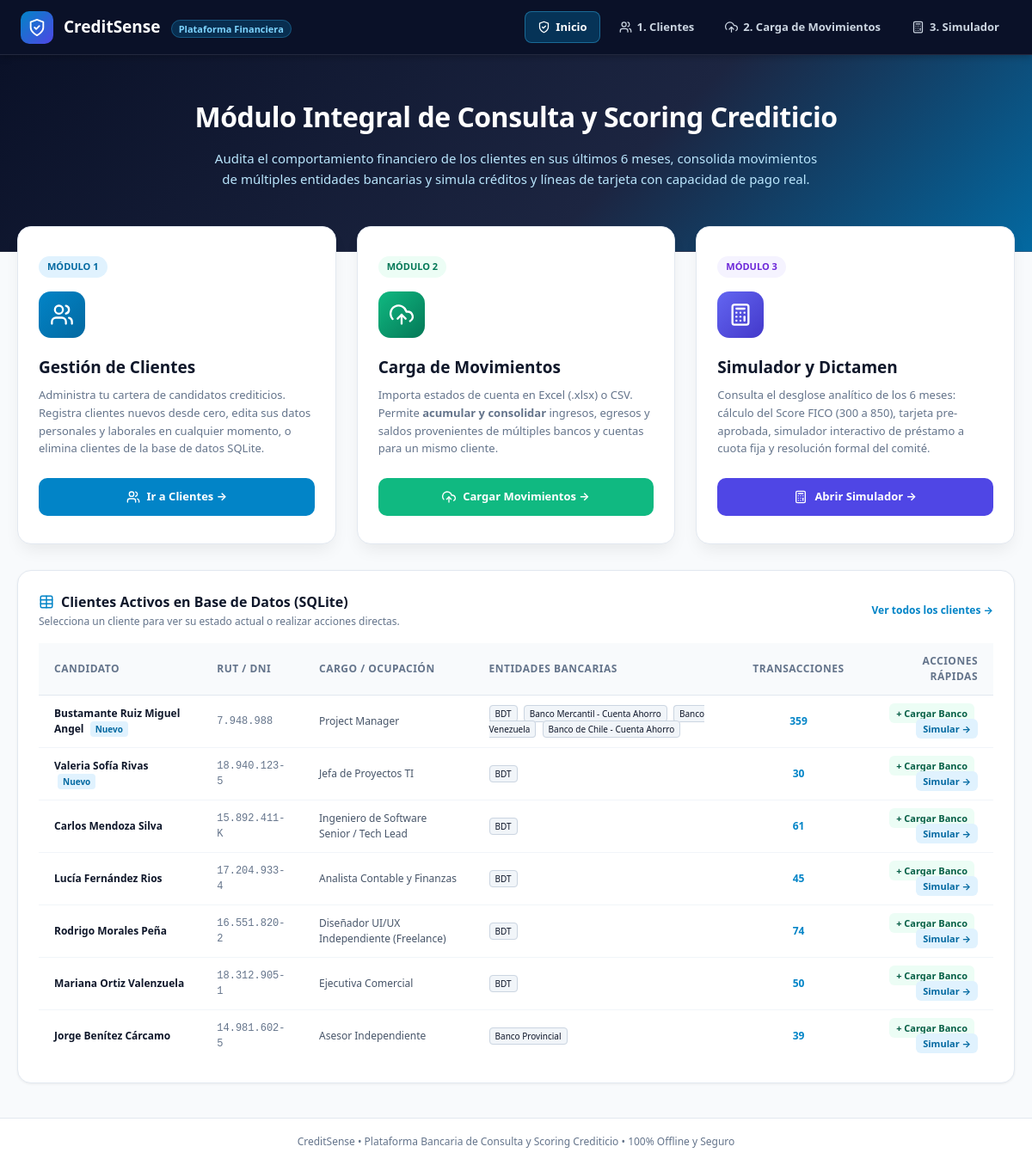
The page / on the database its author committed.
### tables this page shows
CREATE TABLE clientes (
        id TEXT PRIMARY KEY,
        perfil_key TEXT UNIQUE NOT NULL,
        nombre TEXT NOT NULL,
        rut_dni TEXT NOT NULL,
        ocupacion TEXT NOT NULL,
        empresa TEXT,
        tipo_contrato TEXT,
        antiguedad_laboral_anios REAL,
        antiguedad_bancaria_meses INTEGER,
        avatar TEXT,
        etiqueta_perfil TEXT,
        es_personalizado INTEGER DEFAULT 0,
        fecha_creacion TEXT
    );

### app.py (the view)
@app.route('/')
def home_portal():
    candidates = get_all_clients()
    return render_template('index.html', candidates=candidates)

### backend/database.py (called while the page is built)
def get_db_connection():
    conn = sqlite3.connect(DB_PATH)
    conn.row_factory = sqlite3.Row
    return conn

### templates/index.html (shortened to what this page needs)
<!DOCTYPE html>
<html lang="es">
<head>
  <link rel="stylesheet" href="/static/css/style.css">
</head>
<body>
  <header class="nav-bar">
    <div style="display:flex; align-items:center; gap:12px;">
      <div style="width:38px; height:38px; border-radius:10px; background:linear-gradient(135deg, #0284c7 0%, #4f46e5 100%); display:flex; align-items:center; justify-content:center; color:#fff;">
        <span data-icon="shield-check" style="width:22px; height:22px;"></span>
      </div>
      <div>
        <span style="font-size:19px; font-weight:800; color:#fff;">CreditSense</span>
        <span style="font-size:11px; background:rgba(2,132,199,0.25); color:#7dd3fc; border:1px solid rgba(56,189,248,0.3); padding:2px 8px; border-radius:999px; margin-left:8px; font-weight:600;">
          Plataforma Financiera
        </span>
      </div>
    </div>
    <nav class="nav-links">
      <a href="/" class="nav-link active">
        <span data-icon="shield-check" style="width:15px; height:15px;"></span> Inicio
      </a>
      <a href="/clientes" class="nav-link">
        <span data-icon="users" style="width:15px; height:15px;"></span> 1. Clientes
      </a>
      <a href="/carga-movimientos" class="nav-link">
        <span data-icon="upload-cloud" style="width:15px; height:15px;"></span> 2. Carga de Movimientos
      </a>
      <a href="/simulador" class="nav-link">
        <span data-icon="calculator" style="width:15px; height:15px;"></span> 3. Simulador
      </a>
    </nav>
  </header>
  <section class="hero-banner">
    <div class="hero-container">
      <h1 class="hero-title">Módulo Integral de Consulta y Scoring Crediticio</h1>
      <p class="hero-subtitle">
        Audita el comportamiento financiero de los clientes en sus últimos 6 meses, consolida movimientos de múltiples entidades bancarias y simula créditos y líneas de tarjeta con capacidad de pago real.
      </p>
    </div>
  </section>
  <main class="main-grid-container">
    <div class="modules-grid">
      <div class="module-card">
        <div>
          <span class="module-badge badge-blue">Módulo 1</span>
          <div class="module-icon-box icon-box-blue">
            <span data-icon="users" style="width:28px; height:28px;"></span>
          </div>
          <h2 class="module-title">Gestión de Clientes</h2>
          <p class="module-desc">
            Administra tu cartera de candidatos crediticios. Registra clientes nuevos desde cero, edita sus datos personales y laborales en cualquier momento, o elimina clientes de la base de datos SQLite.
          </p>
        </div>
        <a href="/clientes" class="btn-module btn-blue">
          <span data-icon="users" style="width:16px; height:16px;"></span>
          Ir a Clientes →
        </a>
      </div>
      <div class="module-card">
        <div>
          <span class="module-badge badge-emerald">Módulo 2</span>
          <div class="module-icon-box icon-box-emerald">
            <span data-icon="upload-cloud" style="width:28px; height:28px;"></span>
          </div>
          <h2 class="module-title">Carga de Movimientos</h2>
          <p class="module-desc">
            Importa estados de cuenta en Excel (.xlsx) o CSV. Permite <strong>acumular y consolidar</strong> ingresos, egresos y saldos provenientes de múltiples bancos y cuentas para un mismo cliente.
          </p>
        </div>
        <a href="/carga-movimientos" class="btn-module btn-emerald">
          <span data-icon="upload-cloud" style="width:16px; height:16px;"></span>
          Cargar Movimientos →
        </a>
      </div>
      <div class="module-card">
        <div>
          <span class="module-badge badge-purple">Módulo 3</span>
          <div class="module-icon-box icon-box-purple">
            <span data-icon="calculator" style="width:28px; height:28px;"></span>
          </div>
          <h2 class="module-title">Simulador y Dictamen</h2>
          <p class="module-desc">
            Consulta el desglose analítico de los 6 meses: cálculo del Score FICO (300 a 850), tarjeta pre-aprobada, simulador interactivo de préstamo a cuota fija y resolución formal del comité.
          </p>
        </div>
        <a href="/simulador" class="btn-module btn-purple">
          <span data-icon="calculator" style="width:16px; height:16px;"></span>
          Abrir Simulador →
        </a>
      </div>
    </div>
    <div class="recent-section">
      <div class="recent-header">
        <div>
          <h3 style="font-size:16px; font-weight:800; color:var(--text-main); display:flex; align-items:center; gap:8px;">
            <span data-icon="table" style="width:18px; height:18px; color:var(--accent-sky);"></span>
            Clientes Activos en Base de Datos (SQLite)
          </h3>
          <p style="font-size:12px; color:var(--text-muted); margin-top:2px;">
            Selecciona un cliente para ver su estado actual o realizar acciones directas.
          </p>
        </div>
        <a href="/clientes" style="font-size:12px; font-weight:700; color:var(--accent-sky); text-decoration:none;">
          Ver todos los clientes →
        </a>
      </div>
      <div style="overflow-x:auto;">
        <table class="modern-table" style="font-size:12px;">
          <thead>
            <tr>
              <th>Candidato</th>
              <th>RUT / DNI</th>
              <th>Cargo / Ocupación</th>
              <th>Entidades Bancarias</th>
              <th class="text-center">Transacciones</th>
              <th class="text-right">Acciones Rápidas</th>
            </tr>
          </thead>
          <tbody id="quickClientsTable">
            {% for c in candidates %}
            <tr>
              <td style="font-weight:700;">
                {{ c.client_info.nombre }}
                {% if c.client_info.es_personalizado %}
                  <span style="font-size:10px; background:#e0f2fe; color:#0369a1; padding:2px 6px; border-radius:4px; margin-left:4px;">Nuevo</span>
                {% endif %}
              </td>
              <td style="font-family:monospace; color:#64748b;">{{ c.client_info.rut_dni }}</td>
              <td style="color:#475569;">{{ c.client_info.ocupacion }}</td>
              <td>
                {% for b in c.client_info.bancos %}
                  <span style="font-size:10px; background:#f1f5f9; border:1px solid #cbd5e1; padding:2px 6px; border-radius:4px; margin-right:4px;">{{ b }}</span>
                {% endfor %}
              </td>
              <td class="text-center" style="font-weight:700; color:#0284c7;">{{ c.total_transacciones }}</td>
              <td class="text-right">
                <a href="/carga-movimientos?client_id={{ c.client_info.id }}" style="font-size:11px; padding:4px 8px; border-radius:6px; background:#ecfdf5; color:#065f46; font-weight:700; text-decoration:none; margin-right:4px;">
                  + Cargar Banco
                </a>
                <a href="/simulador?client={{ c.perfil_key }}" style="font-size:11px; padding:4px 8px; border-radius:6px; background:#e0f2fe; color:#0369a1; font-weight:700; text-decoration:none;">
                  Simular →
                </a>
              </td>
            </tr>
            {% endfor %}
          </tbody>
        </table>
      </div>
    </div>
  </main>
  <footer style="background:#fff; border-top:1px solid #e2e8f0; padding:18px; text-align:center; font-size:12px; color:#64748b; margin-top:auto;">
    CreditSense • Plataforma Bancaria de Consulta y Scoring Crediticio • 100% Offline y Seguro
  </footer>
</body>
</html>

### static/css/style.css (style rules this page uses)
:root { --primary-dark: #0a1128; --primary-navy: #1c2541; --accent-sky: #0284c7; --accent-sky-hover: #0369a1; --accent-sky-light: #e0f2fe; --accent-indigo: #4f46e5; --accent-indigo-light: #eef2ff; --success-bg: #ecfdf5; --success-border: #a7f3d0; --success-text: #065f46; --success-solid: #10b981; --warning-bg: #fffbeb; --warning-border: #fde68a; --warning-text: #92400e; --warning-solid: #f59e0b; --danger-bg: #fff1f2; --danger-border: #fecdd3; --danger-text: #9f1239; --danger-solid: #f43f5e; --bg-page: #f8fafc; --bg-card: #ffffff; --border-card: #e2e8f0; --border-subtle: #f1f5f9; --text-main: #0f172a; --text-muted: #64748b; --text-subtle: #94a3b8; --shadow-sm: 0 1px 2px 0 rgba(0, 0, 0, 0.05); --shadow-md: 0 4px 6px -1px rgba(0, 0, 0, 0.08), 0 2px 4px -2px rgba(0, 0, 0, 0.05); --shadow-lg: 0 10px 15px -3px rgba(0, 0, 0, 0.08), 0 4px 6px -4px rgba(0, 0, 0, 0.04); --shadow-xl: 0 20px 25px -5px rgba(0, 0, 0, 0.1), 0 8px 10px -6px rgba(0, 0, 0, 0.04); --radius-sm: 8px; --radius-md: 12px; --radius-lg: 16px; --radius-full: 9999px; --font-sans: system-ui, -apple-system, BlinkMacSystemFont, "Segoe UI", Roboto, Oxygen, Ubuntu, Cantarell, "Helvetica Neue", sans-serif; --font-mono: ui-monospace, SFMono-Regular, Menlo, Monaco, Consolas, "Liberation Mono", "Courier New", monospace; }
*, *::before, *::after { box-sizing: border-box; margin: 0; padding: 0; }
body { font-family: var(--font-sans); background-color: var(--bg-page); color: var(--text-main); line-height: 1.5; -webkit-font-smoothing: antialiased; min-height: 100vh; display: flex; flex-direction: column; }
.modern-table { width: 100%; border-collapse: collapse; text-align: left; font-size: 12px; }
.modern-table thead { background: var(--bg-page); color: var(--text-muted); font-weight: 700; text-transform: uppercase; letter-spacing: 0.5px; border-bottom: 1px solid var(--border-card); }
.modern-table th, .modern-table td { padding: 12px 18px; }
.modern-table tbody tr { border-bottom: 1px solid var(--border-subtle); transition: background 0.1s ease; }
.modern-table tbody tr:last-child { border-bottom: none; }
.text-right { text-align: right; }
.text-center { text-align: center; }

### rows shown on the page
clientes: client_info.nombre "Bustamante Ruiz Miguel Angel", es_personalizado "Nuevo", client_info.rut_dni "7.948.988", client_info.ocupacion "Project Manager", bancos "BDT" "Banco Mercantil - Cuenta Ahorro" "Banco Venezuela" "Banco de Chile - Cuenta Ahorro", total_transacciones "359"
clientes: client_info.nombre "Valeria Sofía Rivas", es_personalizado "Nuevo", client_info.rut_dni "18.940.123-5", client_info.ocupacion "Jefa de Proyectos TI", bancos "BDT", total_transacciones "30"
clientes: client_info.nombre "Carlos Mendoza Silva", client_info.rut_dni "15.892.411-K", client_info.ocupacion "Ingeniero de Software Senior / Tech Lead", bancos "BDT", total_transacciones "61"
clientes: client_info.nombre "Lucía Fernández Rios", client_info.rut_dni "17.204.933-4", client_info.ocupacion "Analista Contable y Finanzas", bancos "BDT", total_transacciones "45"
clientes: client_info.nombre "Rodrigo Morales Peña", client_info.rut_dni "16.551.820-2", client_info.ocupacion "Diseñador UI/UX Independiente (Freelance)", bancos "BDT", total_transacciones "74"
clientes: client_info.nombre "Mariana Ortiz Valenzuela", client_info.rut_dni "18.312.905-1", client_info.ocupacion "Ejecutiva Comercial", bancos "BDT", total_transacciones "50"
clientes: client_info.nombre "Jorge Benítez Cárcamo", client_info.rut_dni "14.981.602-5", client_info.ocupacion "Asesor Independiente", bancos "Banco Provincial", total_transacciones "39"
